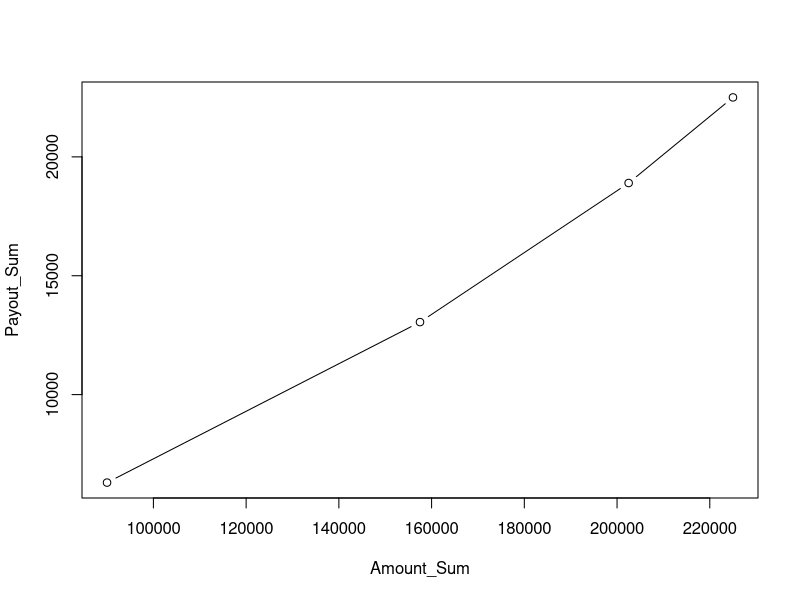
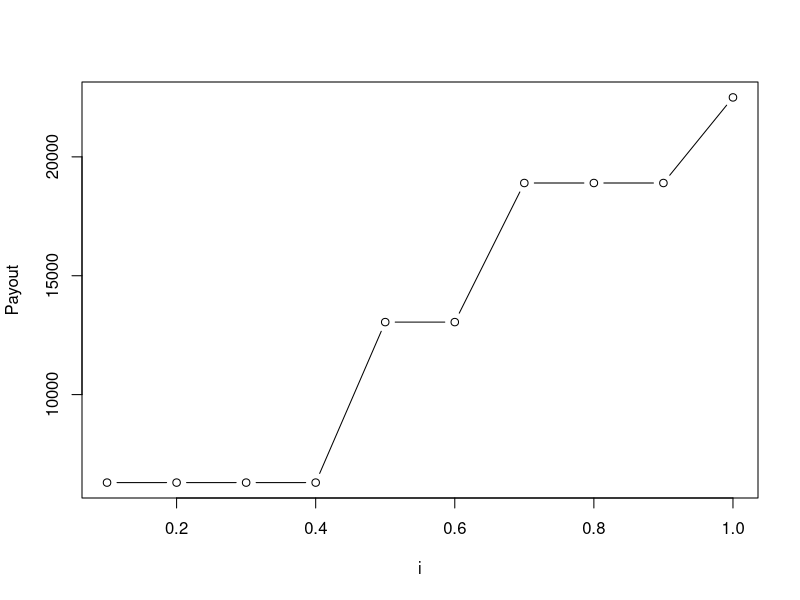

R code for these plots, in order:
## ---- chunk 1

library(dplyr)
library(ggplot2)

quota <- 225000


df <- data.frame(
      cut = c(.4,.3,.2,.1),
      payout_pct = c(.07, .1, .13, .16)
)


df$Amount <- df$cut * quota

df$Payout <- df$Amount * df$payout_pct

df$Payout_Sum <- cumsum(df$Payout)

df$Amount_Sum <- cumsum(df$Amount)

df

## ---- chunk 2

get_payout <- function(qq_frac) {

  #Qyote Earned
  earned <-  quota * qq_frac 
  
  payout = min(df[earned <= df$Amount_Sum, "Payout_Sum"])
  
  return(payout)
  
  }

## ---- chunk 3

df2 <- data.frame(i = seq(.1 , 1, by= .1))

df2$Payout <- apply(df2, 1, get_payout)
  
df2

## ---- chunk 4

plot(df[c('Amount_Sum','Payout_Sum')], type = 'b')
## ---- chunk 5

plot(df2[c('i','Payout')], type = 'b')

